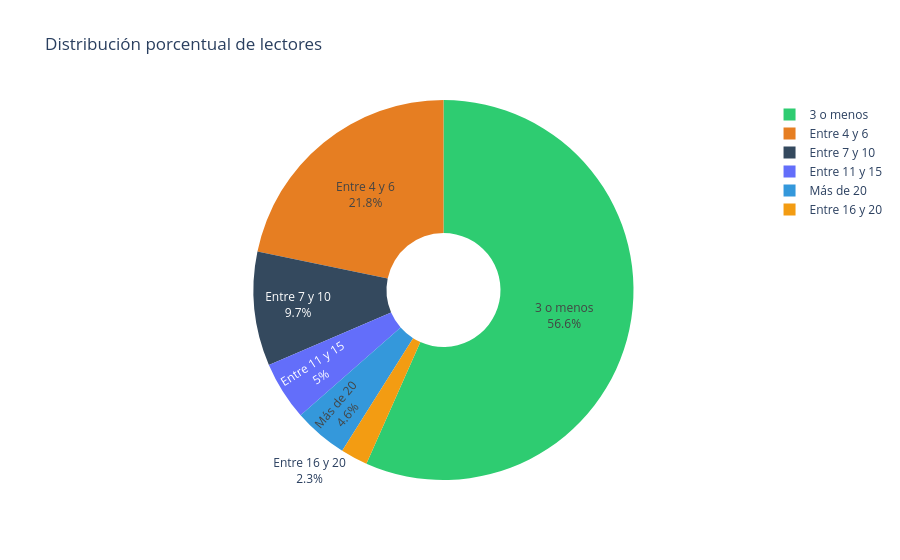

Here is the notebook cell this chart was saved with:
### Code cell
colores_flat9_a = [
    "#e74c3c",  # Rojo
    "#1abc9c",  # Turquesa
    "#3498db",  # Azul claro
    "#f39c12",  # Naranja dorado
    "#9b59b6",  # Violeta
    "#2ecc71",  # Verde esmeralda
    "#e67e22",  # Naranja intenso
    "#34495e",  # Azul gris oscuro
    "#16a085"   # Verde azulado oscuro
]

colores=colores_flat9_a

fig_pie2 = go.Figure(
    go.Pie(
        labels=df_final["respuesta"],
        values=df_final["lectores"],
        textinfo="label+percent",
        hole=0.3,
        marker=dict(colors=colores_flat9)
    )
)
fig_pie2.update_layout(
    title="Distribución porcentual de lectores",
    template="plotly_white"
)

### Figure 1 — Plotly figure (JSON) as saved in the notebook; plotly's stock layout.template omitted (floating-point values rounded to 4 significant figures)
{"data": [{"hole": 0.3, "labels": ["3 o menos", "Entre 4 y 6", "Entre 7 y 10", "Entre 11 y 15", "Más de 20", "Entre 16 y 20"], "marker": {"colors": ["#2ecc71", "#e67e22", "#34495e", "#16a085#1abc9c", "#3498db", "#f39c12", "#e74c3c", "#9b59b6"]}, "textinfo": "label+percent", "type": "pie", "values": [1133, 435, 194, 100, 92, 46]}], "layout": {"title": {"text": "Distribución porcentual de lectores"}}}
